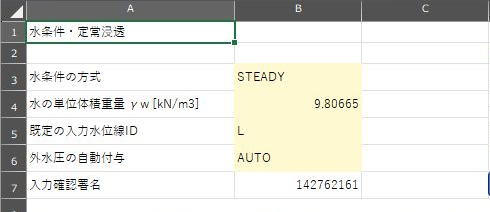
#> input picture docs/manuals/images/water_display/input_mode.png, 490 x 212 px
$ python annotate_water_manual.py
#> lines starting #> are read from the running program, lines starting #| are printed output that depends on the picture
"""Create guided copies of the water-input screenshots.

The source screenshots are never modified.  Red frames and small numbered
markers follow the same visual convention as the existing manual figures.
"""
from pathlib import Path
from PIL import Image, ImageDraw, ImageFont

ROOT = Path(__file__).resolve().parents[1] / "docs/manuals/images/water_display"
FONT = ImageFont.load_default()

FRAMES = {
    "input_mode.png": [((228, 56, 390, 175), "1")],
    "input.png": [((225, 55, 392, 176), "1"), ((2, 318, 680, 429), "2"), ((680, 318, 1250, 380), "3")],
    "boundary.png": [((0, 190, 890, 671), "1")],
    "stage_plan.png": [((0, 318, 367, 398), "1"), ((367, 318, 930, 398), "2")],
    "stages.png": [((0, 55, 750, 351), "1")],
    "joint_input.png": [((538,104,804,158),"")],
    "polyline_input.png": [((231,57,363,172),"1"),((24,335,616,418),"2"),((740,335,1126,356),"3")],
}


def marker(draw, x, y, text):
    draw.ellipse((x - 11, y - 11, x + 11, y + 11), fill="#d00000", outline="white", width=2)
    draw.text((x - 4, y - 7), text, fill="white", font=FONT)


def main():
    for name, frames in FRAMES.items():
        src = ROOT / name
        out = ROOT / name.replace(".png", "_guided.png")
        image = Image.open(src).convert("RGB")
#> image is the input picture: PIL image 490x212 RGB; mean R, G, B 223.1, 223.2, 217.5
        draw = ImageDraw.Draw(image)
        for index, ((x1, y1, x2, y2), label) in enumerate(frames):
            draw.rectangle((x1, y1, x2, y2), outline="#d00000", width=4)
            # Keep markers in the blank margin immediately above each input area.
            if label:
                marker(draw, x1 + 13, max(12, y1 - 28), label)
        image.save(out, format="PNG", optimize=True)
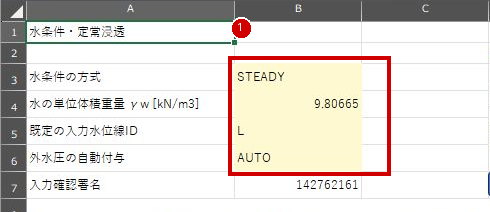
#> saved as input_mode_guided.png: PIL image 490x212 RGB; mean R, G, B 222.2, 217.3, 211.6
        print(out)
#> pass 2 of the loop in main, `for name, frames in FRAMES.items():`:
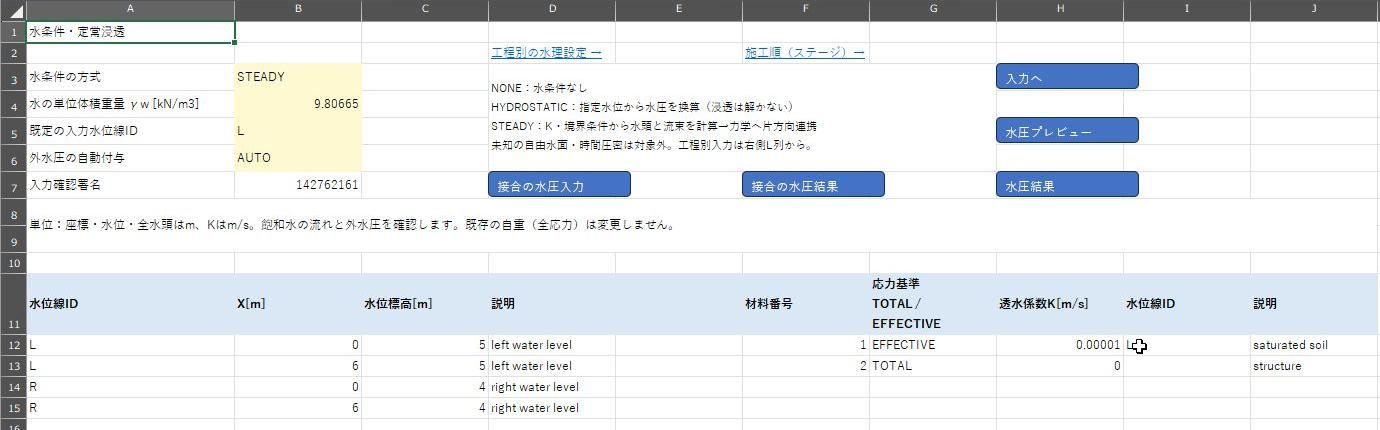
#> input picture docs/manuals/images/water_display/input.png, 1380 x 430 px
#> in main, image is the input picture: PIL image 1380x430 RGB; mean R, G, B 227.4, 230.7, 233.7
#> in main, `image.save(out, format="PNG", optimize=True)`:
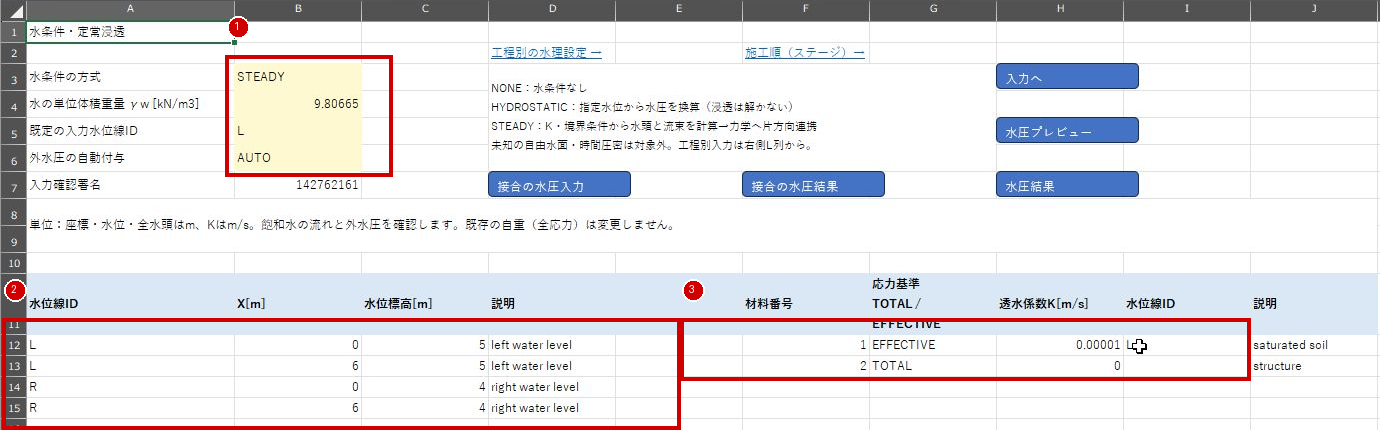
#> saved as input_guided.png: PIL image 1380x430 RGB; mean R, G, B 226.9, 225.1, 228
#> pass 3 of the loop in main, `for name, frames in FRAMES.items():`:
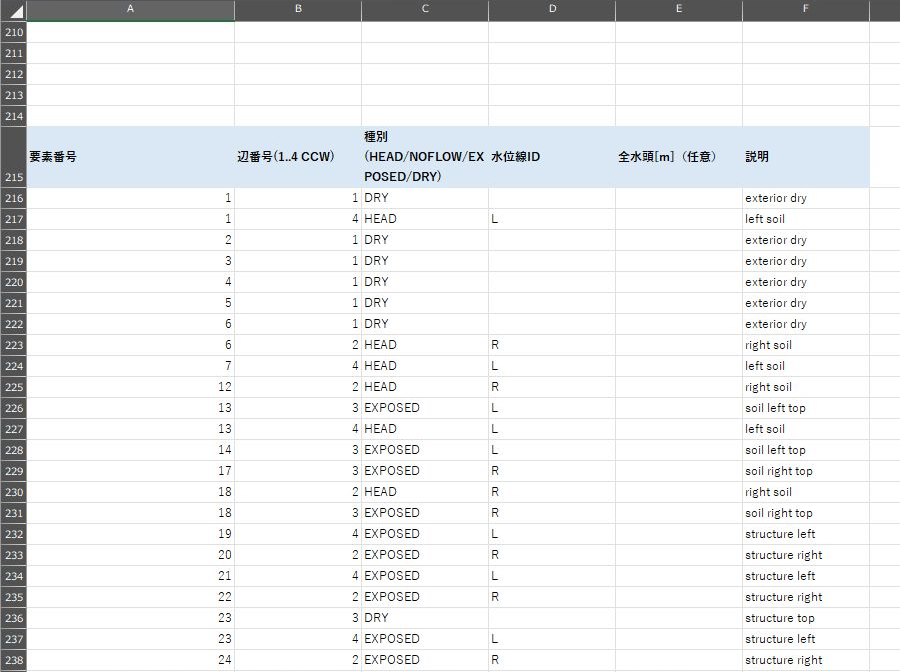
#> input picture docs/manuals/images/water_display/boundary.png, 900 x 672 px
#> in main, image is the input picture: PIL image 900x672 RGB; mean R, G, B 237.1, 238.3, 239.3
#> in main, `image.save(out, format="PNG", optimize=True)`:
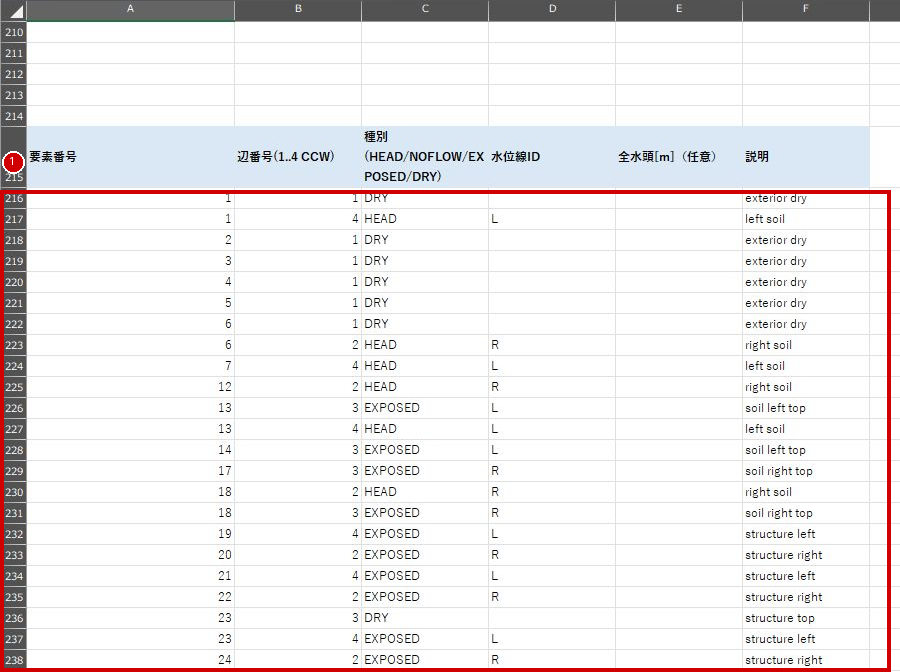
#> saved as boundary_guided.png: PIL image 900x672 RGB; mean R, G, B 237, 234.3, 235.3
#> the loop made 7 passes; the first 3 are shown


if __name__ == "__main__":
#> (the run stopped early here; a loop or call above may not have finished)
